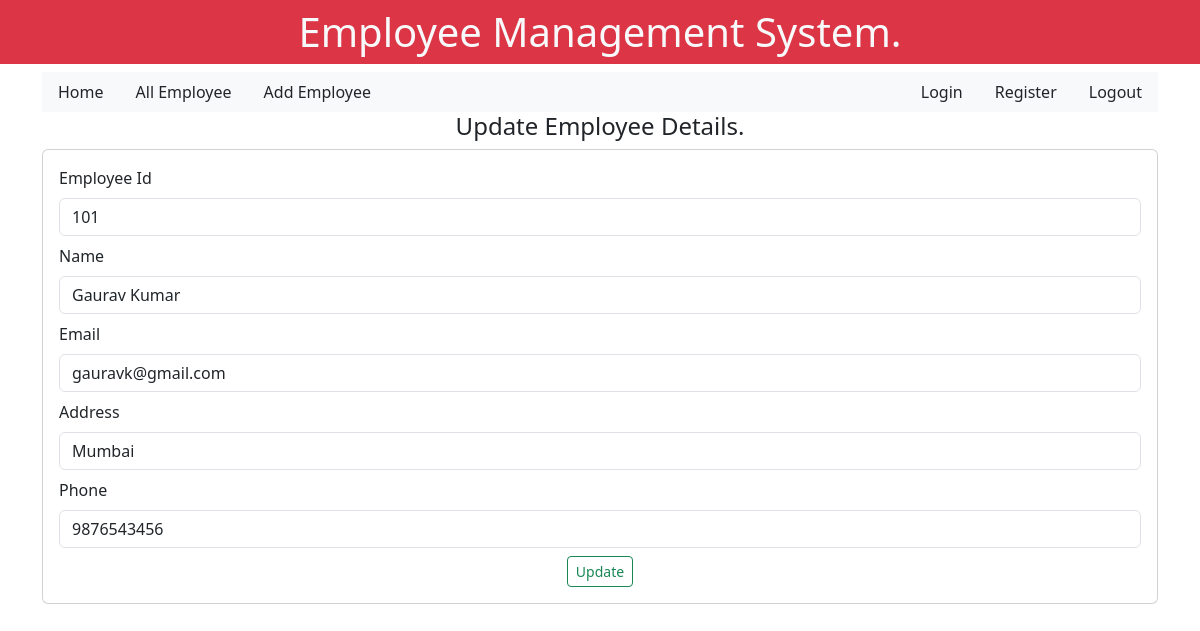
The page /updateemployee/2/ on the database its author committed.
### emp/models.py (models this page shows)
class Employee(models.Model):
    employeeid  = models.CharField(max_length=100)
    employeename = models.CharField(max_length=50)
    email        = models.CharField(max_length=50)
    address      = models.CharField(max_length=50)
    phone        = models.CharField(max_length=50)

### emp/views.py (the view)
# urls.py: path("updateemployee/<int:empid>/", views.updateemployee,    name="updateemployee"),
def updateemployee(request, empid):
    e = Employee.objects.get(pk = empid)
    return render(request, "emp/updateemployee.html", {"singleemp": e})

### emp/templates/emp/updateemployee.html (shortened to what this page needs)
{% extends "base.html" %}
{% block content %}
<h4 class="text-center">Update Employee Details.</h4>
<div class="card p-3">
    <form action="/doupdateemployee/{{singleemp.id}}/"  method="POST">
        <div class="mb-2">
          <label for="exampleInputEmail1" class="form-label">Employee Id</label>
          <input type="text" class="form-control" placeholder="Enter the employee id" name="employeeid" value = "{{singleemp.employeeid}}" readonly>
        </div>
        <div class="mb-2">
            <label for="exampleInputEmail1" class="form-label">Name</label>
            <input type="text" class="form-control" placeholder="Enter the name" name="employeename"  value = "{{singleemp.employeename}}">
          </div>
          <div class="mb-2">
            <label for="exampleInputEmail1" class="form-label">Email</label>
            <input type="text" class="form-control" placeholder="Enter the email id" name="employeeemail" value = "{{singleemp.email}}">
          </div>
          <div class="mb-2">
            <label for="exampleInputEmail1" class="form-label">Address</label>
            <input type="text" class="form-control" placeholder="Enter the address" name="employeeaddress" value = "{{singleemp.address}}">
          </div>
          <div class="mb-2">
            <label for="exampleInputEmail1" class="form-label">Phone</label>
            <input type="text" class="form-control" placeholder="Enter the phone number" name="employeephone" value = "{{singleemp.phone}}">
          </div>
          <div class="container text-center mt-2">
             <button type="submit" class="btn btn-sm btn-outline-success">Update</button>
          </div>
      </form>
</div>
{% endblock content %}

### rows shown on the page
Employee: employeeid "101", employeename "Gaurav Kumar", employeeemail "gauravk@gmail.com", employeeaddress "Mumbai", employeephone "9876543456"
